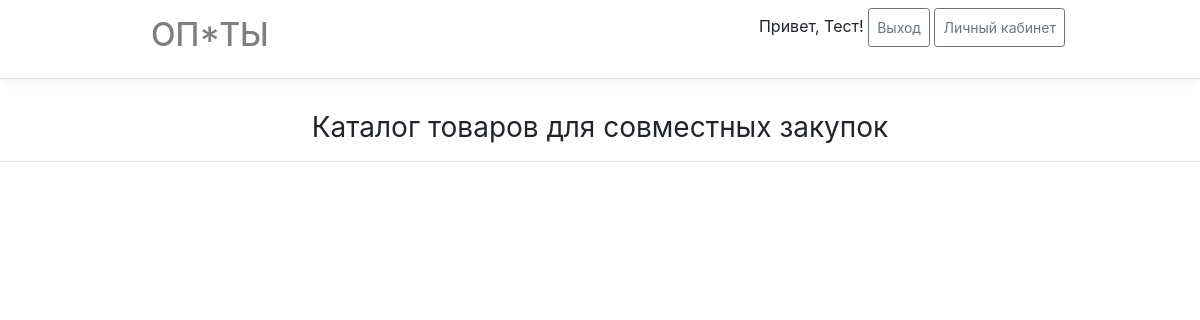
The app's page /catalog/ (signed in), older data.
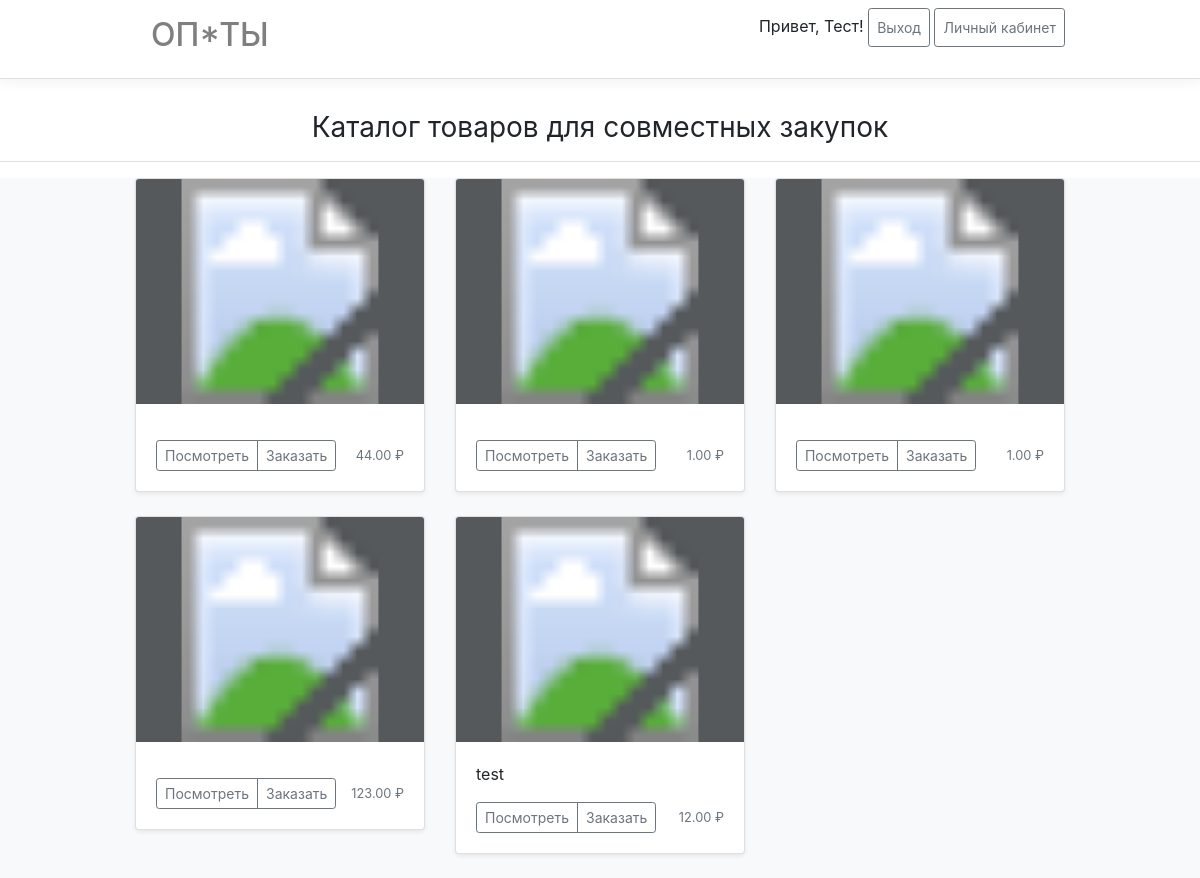
The same page, newer data.
### main/models.py (models this page shows, shortened)
class Product(ModelWithTimestamp, ModelWithUser):
    objects = ProductManager()
    name = models.CharField(verbose_name='Название',  max_length=100, default='')
    image = models.ImageField(verbose_name='Фото товара', upload_to=get_path_to_product_image)
    place = models.CharField(verbose_name='Место', max_length=150, default='')
    price = models.DecimalField(verbose_name='Цена', max_digits=10, decimal_places=2, default=0)
    comment = models.CharField(verbose_name='Комментарий к товару', max_length=255, default='')
    quantity = models.PositiveIntegerField(verbose_name='Количество', default=0)
    shopping_type = models.PositiveSmallIntegerField(verbose_name='Вид закупки',
                                                     default=ShoppingTypes.INDIVIDUAL,
                                                     choices=tuple(ShoppingTypes))

### main/views.py (the view, shortened to what this page needs)
# urls.py: path('catalog/', main_views.CatalogOrderItems.as_view(), name='catalog'),
class CatalogOrderItems(LoginRolesRequiredMixin, CreateView):
    template_name = 'main/catalog_items.html'
    url_name = 'catalog'
    form_class = ProductForm
    model = _models.Product
    allowed_roles = (Roles.ZAKAZSCHIK,)
    def __init__(self):
        self.order_id = None
    def get_context_data(self, **kwargs):
        context = super().get_context_data(**kwargs)
        context['products'] = _models.Product.objects.get_joint_products()
        context['MEDIA_URL'] = settings.MEDIA_URL
        return context
    def dispatch(self, request, *args, **kwargs):
        self.order_id = kwargs.pop('pk', None)
        return super().dispatch(request, *args, **kwargs)

### main/core/mixins.py (called while the page is built)
    def dispatch(self, request, *args, **kwargs):
        user = request.user
        if not user.is_authenticated:
            return self.handle_no_permission()
        if user.role not in self.allowed_roles and user.role != Roles.ADMINISTRATOR:
            return self.handle_no_permission()
        return super().dispatch(request, *args, **kwargs)

### main/models.py (called while the page is built)
    def get_joint_products(self, **kwargs):
        return Product.objects.filter(shopping_type=ShoppingTypes.JOINT, **kwargs)

### main/templates/main/catalog_items.html (shortened to what this page needs)
{% extends 'base.html' %}
{% block content %}
<div>
    <h3 class="font-weight-normal text-center py-3 border-bottom" style="margin-block-start: 0;  margin-block-end: 0;">
        Каталог товаров для совместных закупок</h3>
    <div class="bg-light mt-3">
        <div class="container">
                  <div class="row">
        {% for p in products %}
            <div class="col-md-4">
              <div class="card mb-4 shadow-sm">
                <svg class="bd-placeholder-img card-img-top" width="100%" height="225" xmlns="http://www.w3.org/2000/svg" preserveAspectRatio="xMidYMid slice" focusable="false" role="img" aria-label="Placeholder: Thumbnail">
                    <title>Placeholder</title>
                    <rect width="100%" height="100%" fill="#55595c"></rect>
                    <image xlink:href="{{ MEDIA_URL }}{{ p.image }}" x="0" y="0" width="100%" height="100%" />
                    <text x="50%" y="50%" fill="#eceeef" dy=".3em">{{ p.name }}</text>
                </svg>
                <div class="card-body">
                  <p class="card-text">{{ p.comment }}</p>
                  <div class="d-flex justify-content-between align-items-center">
                    <div class="btn-group">
                        <a class="btn btn-sm btn-outline-secondary" href="{% url 'main:details' pk=p.id %}">Посмотреть</a>
                        <a class="btn btn-sm btn-outline-secondary" href="#">Заказать</a>
                    </div>
                    <small class="text-muted">{{ p.price }} ₽</small>
                  </div>
                </div>
              </div>
            </div>
        {% endfor %}
          </div>
    </div>
  </div>
</div>
{% endblock content %}

Row changes from the older to the newer data that the page shows:
added Product: price "44.00"
added Product: price "1.00"
added Product: price "1.00"
added Product: price "123.00"
added Product: comment "test", price "12.00"
